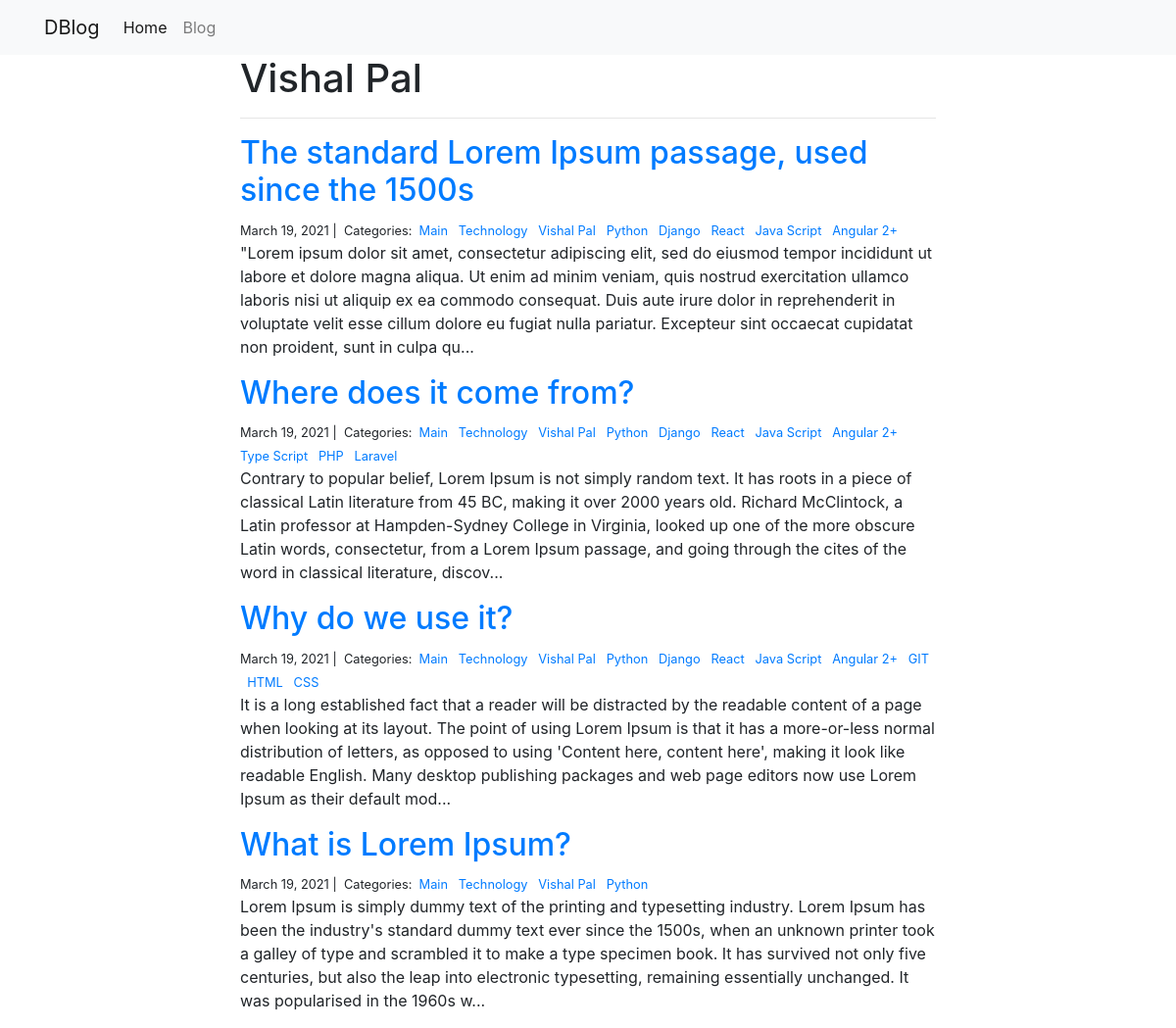
The app's page /blog/Vishal Pal/ with its own data.
### blog/models.py (models this page shows)
class Category(models.Model):
    name = models.CharField(max_length=30)

class Post(models.Model):
    title = models.CharField(max_length=255)
    body = models.TextField()
    created_on = models.DateTimeField(auto_now_add=True)
    last_modified = models.DateTimeField(auto_now=True)
    categories = models.ManyToManyField('Category', related_name="posts")

### blog/views.py (the view)
# urls.py: path("<category>/", views.blog_category, name="blog_category"),
def blog_category(request, category):
    posts = Post.objects.filter(
        categories__name__contains=category
    ).order_by('-created_on')
    context = {
        "category": category,
        "posts": posts,
    }
    return render(request, 'blog_category.html', context)

### blog/templates/blog_category.html (shortened to what this page needs)
{% extends "base.html" %}
{% block page_content %}
<div class="col-md-8 offset-md-2">
    <h1>{{ category | title }}</h1>
    <hr>
    {% for post in posts %}
    <h2><a href="{% url 'blog_detail' post.pk%}">{{ post.title }}</a></h2>
    <small>
        {{ post.created_on.date }} |&nbsp;
        Categories:&nbsp;
        {% for category in post.categories.all %}
        <a href="{% url 'blog_category' category.name %}">
            {{ category.name }}
        </a>&nbsp;
        {% endfor %}
    </small>
    <p>{{ post.body | slice:":400" }}...</p>
    {% endfor %}
</div>
{% endblock %}

### records on screen
Category: name "Vishal Pal"
Post: title "The standard Lorem Ipsum passage, used since the 1500s", created_on "March 19, 2021", body "\"Lorem ipsum dolor sit amet, consectetur adipiscing elit, sed do eiusmod tempor incididunt ut labore et dolore magna aliqua. Ut enim ad minim veniam, quis nostrud exercitation ullamco laboris nisi ut aliquip ex ea commodo consequat. Duis aute irure dolor in reprehenderit in voluptate velit esse cillum dolore eu fugiat nulla pariatur. Excepteur sint occaecat cupidatat non proident, sunt in culpa qu"
Category: name "Main"
Category: name "Technology"
Category: name "Python"
Category: name "Django"
Category: name "React"
Category: name "Java Script"
Category: name "Angular 2+"
Post: title "Where does it come from?", created_on "March 19, 2021", body "Contrary to popular belief, Lorem Ipsum is not simply random text. It has roots in a piece of classical Latin literature from 45 BC, making it over 2000 years old. Richard McClintock, a Latin professor at Hampden-Sydney College in Virginia, looked up one of the more obscure Latin words, consectetur, from a Lorem Ipsum passage, and going through the cites of the word in classical literature, discov"
Category: name "Type Script"
Category: name "PHP"
Category: name "Laravel"
Post: title "Why do we use it?", created_on "March 19, 2021", body "It is a long established fact that a reader will be distracted by the readable content of a page when looking at its layout. The point of using Lorem Ipsum is that it has a more-or-less normal distribution of letters, as opposed to using 'Content here, content here', making it look like readable English. Many desktop publishing packages and web page editors now use Lorem Ipsum as their default mod"
Category: name "GIT"
Category: name "HTML"
Category: name "CSS"
Post: title "What is Lorem Ipsum?", created_on "March 19, 2021", body "Lorem Ipsum is simply dummy text of the printing and typesetting industry. Lorem Ipsum has been the industry's standard dummy text ever since the 1500s, when an unknown printer took a galley of type and scrambled it to make a type specimen book. It has survived not only five centuries, but also the leap into electronic typesetting, remaining essentially unchanged. It was popularised in the 1960s w"
